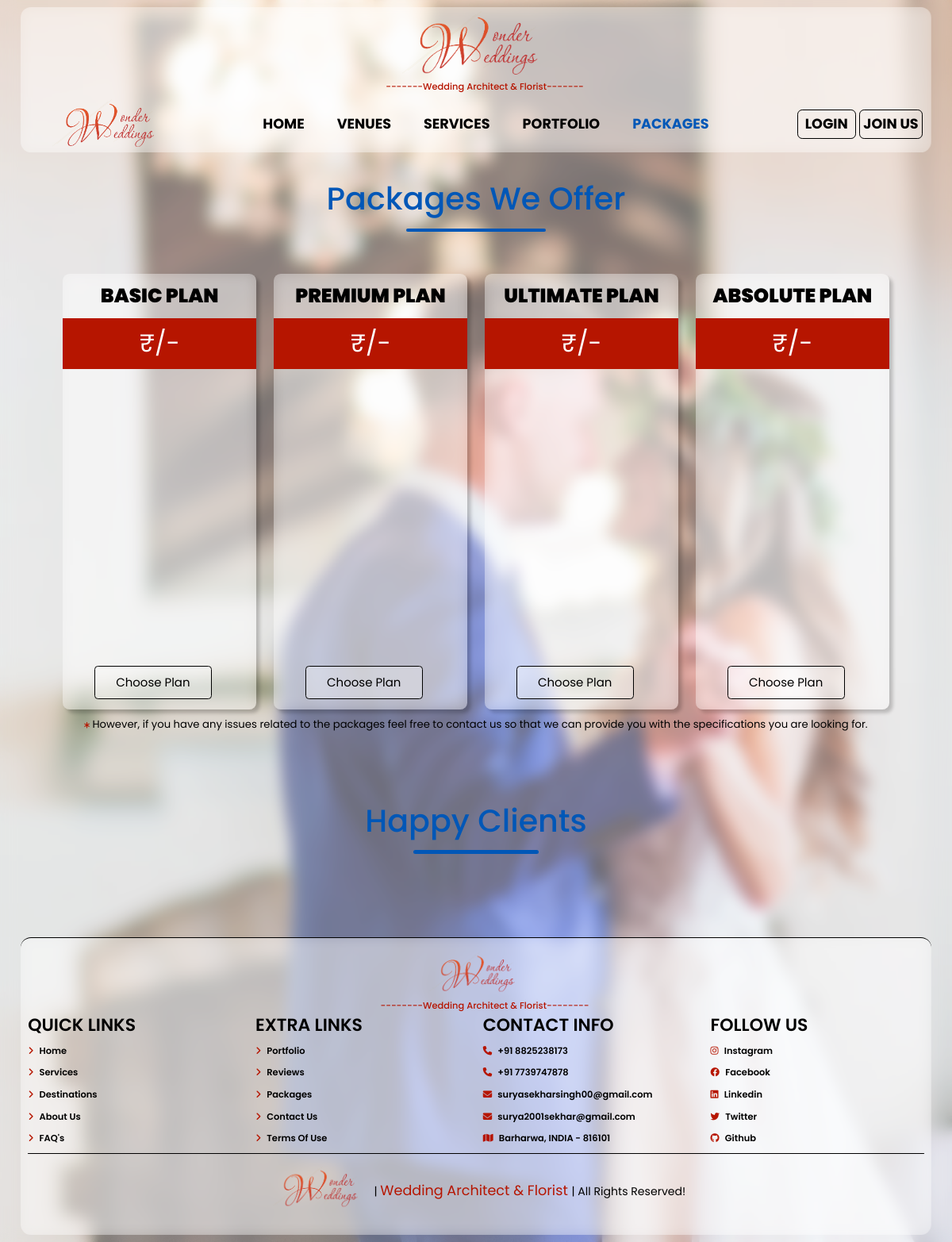
Before: /packages.php with the older database file.
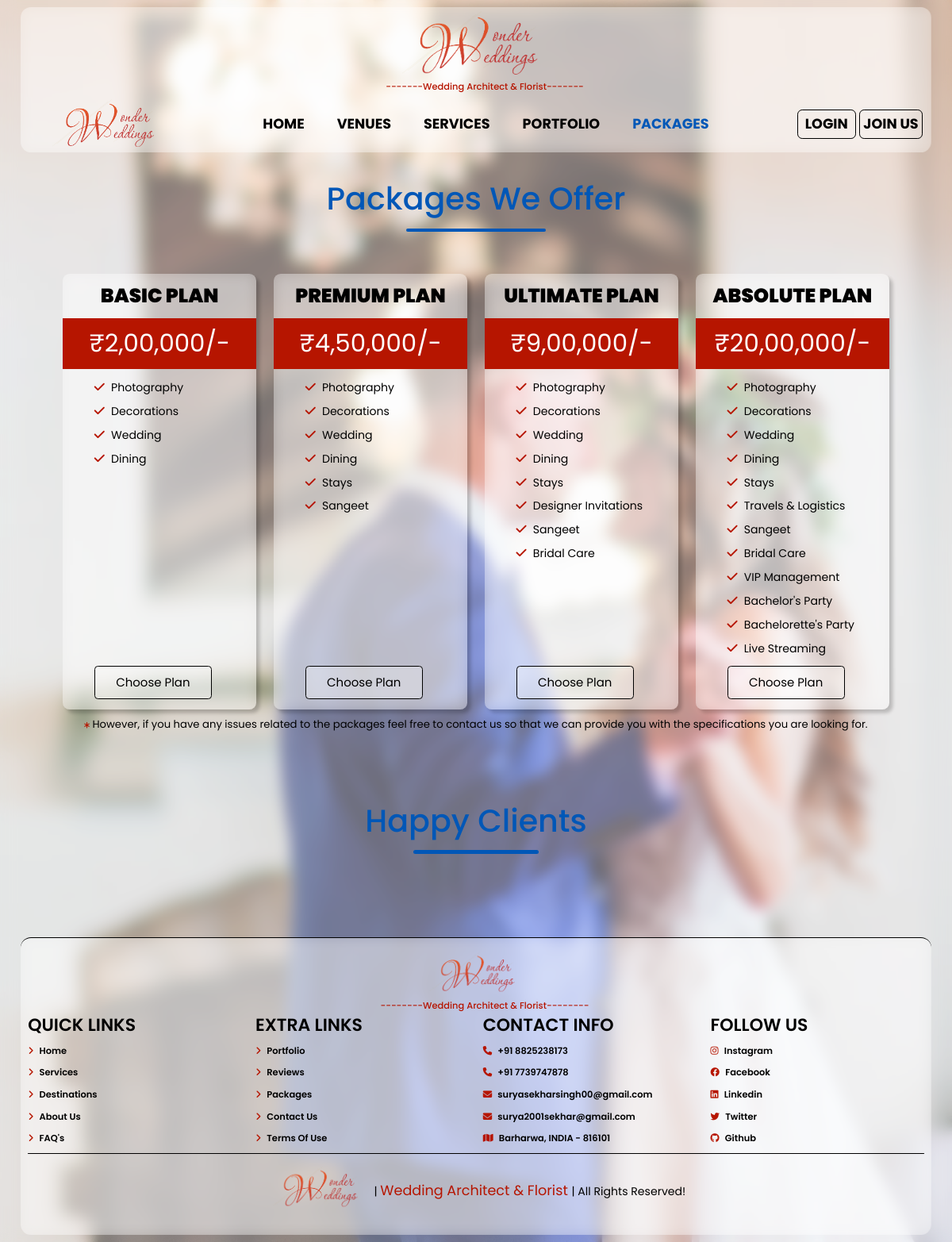
After: the same page with the newer database file.
### tables this page shows
CREATE TABLE `packages` (
  `id` tinyint(4) DEFAULT NULL,
  `services` varchar(40) DEFAULT NULL
);

### packages.php (the view, shortened to what this page needs)
<?php
    include("include/db_connect.php");
    $res = mysqli_query($conn,"select plan,price from pricing");
    $price = array();
    while($row = mysqli_fetch_assoc($res)){
        $price[$row['plan']] = preg_replace("/(\d+?)(?=(\d\d)+(\d)(?!\d))(\.\d+)?/i", "$1,", $row['price']);
    }
?>
<!DOCTYPE html>
<html lang="en">
<head>
    <?php  include("include/head_links.php");?>
    <link rel="stylesheet" type="text/css" href="css/styleVenues.css" />
</head>
<body class="body">
    <div class="container">
        <?php include("include/header.php"); ?>
        <section class="packages">
            <div class="info">
                <h3>packages we offer</h3>
                <div class="title-dash" style="width:20rem;"></div>
            </div>
            <div class="box-container">
                <div class="box">
                    <h3>basic plan</h3>
                    <div class="price">₹<?=$price['basic']?>/-</div>
                    <div class="list">
                        <?php
                            $result = mysqli_query($conn,"select services from packages where id=1");
                            while($rows = mysqli_fetch_assoc($result)){
                                echo '<p><i class="fas fa-check"></i> ' . $rows['services'] . '</p>';
                            }
                        ?>
                    </div>
                    <a href="" class="button">Choose plan</a>
                </div>
                <div class="box">
                    <h3>premium plan</h3>
                    <div class="price">₹<?=$price['premium']?>/-</div>
                    <div class="list">
                        <?php
                            $result = mysqli_query($conn,"select services from packages where id=2");
                            while($rows = mysqli_fetch_assoc($result)){
                                echo '<p><i class="fas fa-check"></i> ' . $rows['services'] . '</p>';
                            }
                        ?>
                    </div>
                    <a href="" class="button">choose plan</a>
                </div>
                <div class="box">
                    <h3>ultimate plan</h3>
                    <div class="price">₹<?=$price['ultimate']?>/-</div>
                    <div class="list">
                        <?php
                            $result = mysqli_query($conn,"select services from packages where id=3");
                            while($rows = mysqli_fetch_assoc($result)){
                                echo '<p><i class="fas fa-check"></i> ' . $rows['services'] . '</p>';
                            }
                        ?>
                    </div>
                    <a href="" class="button">choose plan</a>
                </div>
                <div class="box">
                    <h3>absolute plan</h3>
                    <div class="price">₹<?=$price['absolute']?>/-</div>
                    <div class="list">
                        <?php
                            $result = mysqli_query($conn,"select services from packages where id=4");
                            while($rows = mysqli_fetch_assoc($result)){
                                echo '<p><i class="fas fa-check"></i> ' . $rows['services'] . '</p>';
                            }
                        ?>
                    </div>
                    <a href="" class="button">choose plan</a>
                </div>
            </div>
            <p style="text-align:center;margin-top:1rem;color:var(--pure-black);font-size:1.5rem;"><span
                    style="color:var(--red);font-size:1rem;"><i class="fa-solid fa-asterisk"></i></span> However, if you
                have any issues related to the packages feel free to contact us so that we can provide you with the
                specifications you are looking for.</p>
        </section>
        <section class="reviews">
            <div class="info">
                <h3>happy clients</h3>
                <div class="title-dash" style="width:18rem;"></div>
            </div>
        </section>
        <?php include("include/footer.php"); ?>
    </div>
</body>
</html>

### include/head_links.php (shortened to what this page needs)
<link href="https://cdn.jsdelivr.net/npm/bootstrap@5.3.0/dist/css/bootstrap.min.css" rel="stylesheet"
>
<link rel="stylesheet" href="https://cdnjs.cloudflare.com/ajax/libs/font-awesome/6.3.0/css/all.min.css">
<link rel="stylesheet" href="https://cdn.jsdelivr.net/npm/swiper@9/swiper-bundle.min.css" />
<link rel="stylesheet" type="text/css" href="css/style.css">

### include/header.php (shortened to what this page needs)
<?php
echo '<div class="main-header">
    <div class="logo-header">
        <a href="index.php" class="logo">
            <img src="images/logo/wonder-wedding.png" alt="Wonder Weddings" style="width:20rem;transform:scale(1.2,1.2)"/>
        </a>
        <h4>-------Wedding Architect & Florist-------</h4>
    </div>
    <div class="header">
        <a href="index.php">
            <img src="images/logo/wonder-wedding.png" alt="Wonder Weddings" style="width:15rem;margin-right:10rem;margin-left:3rem;transform:scale(1.2,1.2)"/>
        </a>
        <a href="index.php">Home</a>
        <a href="venues.php">venues</a>
        <a href="service.php">Services</a>
        <a href="portfolio.php">portfolio</a>
        <a href="packages.php">packages</a>';
if(isset($_SESSION['loggedin']) && $_SESSION['loggedin'] == true){
    echo '<div class="account">
        <p><span class="icon"><i class="fa-regular fa-user"></i></span> ' . $_SESSION['username'] . '</p>
        <a href="logout.php" class="btn " style="font-size:1.7rem;padding:.5rem;border-radius:.7rem;border:var(--border);margin:.2rem 1.2rem .2rem 1rem;color:var(--pure-black);">Logout</a>
    </div>';
}
else{
    echo '<div class="account">
            <a href="login.php" class="btn px-3"
                style="font-size:1.7rem;padding:.5rem;margin-right:0;border-radius:.7rem;border:var(--border);margin-left:5rem;color:var(--pure-black);">Login</a>
            <a href="signup.php" class="btn "
                style="font-size:1.7rem;padding:.5rem;margin-left:.5rem;border-radius:.7rem;border:var(--border);margin-right:1.2rem;color:var(--pure-black);">Join Us</a>
        </div>';
}
    echo '</div>
    </div>';
?>

### include/footer.php
<head>
</head>
<section class="footer">
        <div class="logo-info" style="display:block;text-align:center;border-radius:1.5rem;">
            <img src="images/logo/wonder-wedding.png" alt="not found" style="width:15rem;height:8rem;">
            <h4 style="color:var(--red);margin-left:2.5rem;font-size:1.3rem;margin-top:0;padding-top:0;">--------Wedding Architect & Florist--------</h4>
        </div>
        <div class="box-container">
            <div class="box">
                <h3>quick links</h3>
                <a href="index.php"> <i class="fas fa-angle-right"> </i> Home</a>
                <a href="service.php"> <i class="fas fa-angle-right"> </i> Services</a>
                <a href="venues.php"> <i class="fas fa-angle-right"> </i> destinations</a>
                <a href="about.php"> <i class="fas fa-angle-right"> </i> about us</a>
                <a href="faq.php"> <i class="fas fa-angle-right"> </i> FAQ's</a>
            </div>
            <div class="box">
                <h3>extra links</h3>
                <a href="portfolio.php"> <i class="fas fa-angle-right"> </i> portfolio</a>
                <a href="reviews.php"> <i class="fas fa-angle-right"> </i> reviews</a>
                <a href="packages.php"> <i class="fas fa-angle-right"> </i> Packages</a>
                <a href="contact.php"> <i class="fas fa-angle-right"> </i> contact us</a>
                <a href="terms.php"> <i class="fas fa-angle-right"> </i> terms of use</a>
            </div>
            <div class="box">
                <h3>contact info</h3>
                <a href="tel:8825238173"> <i class="fas fa-phone"> </i> +91 8825238173 </a>
                <a href="tel:7739747878"> <i class="fas fa-phone"> </i> +91 7739747878 </a>
                <a href="mailto:suryasekharsingh00@gmail.com" style="text-transform:none;">
                    <i class="fas fa-envelope"> </i> suryasekharsingh00@gmail.com</a>
                <a href="mailto:surya2001sekhar@gmail.com" style="text-transform:none;">
                    <i class="fas fa-envelope"> </i> surya2001sekhar@gmail.com</a>
                <a href="contact.php"> <i class="fas fa-map"> </i> Barharwa, INDIA - 816101</a>
            </div>
            <div class="box">
                <h3>follow us</h3>
                <a href="https://www.instagram.com/" target="_blank"> <i class="fab fa-instagram"> </i> instagram</a>
                <a href="https://www.facebook.com/"target="_blank"> <i class="fab fa-facebook"> </i> facebook</a>
                <a href="https://www.in.linkedin.com/" target="_blank"> <i class="fab fa-linkedin"> </i> linkedin</a>
                <a href="https://www.twitter.com" target="_blank"> <i class="fab fa-twitter"> </i> twitter</a>
                <a href="https://github.com/SuryaSekharSingh/Wonder-Weddings" target="_blank"> <i class="fab fa-github"> </i> github</a>
            </div>
        </div>
    <p class="credit">
        <span><img src="images/logo/wonder-wedding.png" alt="not found" style="width:15rem;height:8rem;" /></span> | <span style="color:var(--red);font-size:2rem;font-family:'Poppins';">Wedding Architect & Florist </span> | All rights reserved!
    </p>
</section>

### css/style.css (style rules this page uses)
* { padding:0; margin:0; box-sizing: border-box; font-family: 'Poppins', sans-serif; border:none; text-decoration: none; outline:none; }
:root { --white:#fff; --black:rgb(80, 79, 80); --pure-black:#000; --blue:rgb(0, 87, 183); --red:rgb(182, 21, 0); --transparent-white:rgba(255,255,255,.3); --transparent-black:rgba(0,0,0,.6); --border:.2rem solid var(--pure-black); --box-shadow: .5rem .5rem .5rem rgba(0,0,0,0.2); --box-shadow-hover: rgba(0, 0, 0, 0.25) 0px 54px 55px, rgba(0, 0, 0, 0.12) 0px -12px 30px, rgba(0, 0, 0, 0.12) 0px 4px 6px, rgba(0, 0, 0, 0.17) 0px 12px 13px, rgba(0, 0, 0, 0.09) 0px -3px 5px; --brownish:rgb(173, 150, 80); --green:rgb(21, 115, 71); }
html { font-size:60.5%; overflow-x: hidden; }
section { padding:1rem; }
.body { background-image: url(../images/wedding-background.webp); opacity:1; background-size: cover; background-position: center; background-attachment: fixed; position: relative; }
.container { max-width:100%; padding: 1rem 2rem; background-color: var(--transparent-white); backdrop-filter: blur(1rem); }
.button { display: inline-block; padding:1rem 3rem; border:var(--border); background: var(--transparent-white); color:var(--pure-black); border-radius: .5rem; font-size:1.7rem; user-select: none; text-decoration: none; text-transform: capitalize; margin-top:1rem; }
.header { display: flex; min-height: 8rem; align-items: center; justify-content: space-between; text-transform:capitalize; position:sticky; top:0; }
.header a { margin-left:2rem; color:var(--pure-black); font-size: 2rem !important; font-family: 'Poppins' , 'Frank Ruhl Libre' , sans-serif; text-transform: uppercase; font-weight: 700; text-decoration: none; transition: .2s linear; }
.current-page { color: var(--blue) !important; }
.footer { display:list-item; list-style-type: none; background:var(--transparent-white); backdrop-filter:blur(.9rem); border-top: var(--border); border-radius: 1.5rem; text-transform: capitalize; margin:1rem; margin-bottom: 0rem; }
.footer .box-container { display: grid; grid-template-columns: repeat(auto-fit,minmax(25rem,1fr)); gap:2rem; }
.footer .box-container .box h3 { font-size:2.5rem; font-weight: 600; color:var(--pure-black); text-transform: uppercase; }
.footer .box-container .box a { display:block; color:var(--pure-black); font-size:1.3rem; font-weight: 600; padding:.6rem 0; text-decoration: none; }
.footer .box-container .box a i { padding-right:.5rem; transition:.2s linear; color:var(--red); }
.footer .credit { text-align: center; color:var(--pure-black); font-size: 1.6rem; margin-top: .5rem; border-top: var(--border); padding: .8rem 0; }
.footer .credit span { color:var(--red); font-size: 4rem; font-family: 'Dancing Script' , 'Frank Ruhl Libre'; }
.title-dash { background-color: var(--blue); height:.5rem; width:50rem; margin:auto; border-radius: 1rem; }
@media (max-width:1250px) { html { font-size: 55%; } }

### include/header.php (style rules this page uses)
.main-header { border-radius: 1.5rem; background-color: var(--transparent-white); backdrop-filter: blur(1rem); margin:0 1rem; position:relative; }
.logo-header { display: block; text-align: center; border-radius: 1rem; }
.logo-header h4 { color: var(--red); margin-left: 2.5rem; font-size: 1.3rem; margin-top: 0; padding-top: 0; }
.account { display:flex; margin-left: 5rem; }

Changed rows visible on the page:
added packages: services "Photography", shown under "BASIC PLAN"
added packages: services "Decorations", shown under "BASIC PLAN"
added packages: services "Wedding", shown under "BASIC PLAN"
added packages: services "Dining", shown under "BASIC PLAN"
added packages: services "Photography", shown under "PREMIUM PLAN"
added packages: services "Decorations", shown under "PREMIUM PLAN"
added packages: services "Wedding", shown under "PREMIUM PLAN"
added packages: services "Dining", shown under "PREMIUM PLAN"
added packages: services "Stays", shown under "PREMIUM PLAN"
added packages: services "Sangeet", shown under "PREMIUM PLAN"
added packages: services "Photography", shown under "ULTIMATE PLAN"
added packages: services "Decorations", shown under "ULTIMATE PLAN"
added packages: services "Wedding", shown under "ULTIMATE PLAN"
added packages: services "Dining", shown under "ULTIMATE PLAN"
added packages: services "Stays", shown under "ULTIMATE PLAN"
added packages: services "Designer Invitations", shown under "ULTIMATE PLAN"
added packages: services "Sangeet", shown under "ULTIMATE PLAN"
added packages: services "Bridal Care", shown under "ULTIMATE PLAN"
added packages: services "Photography", shown under "ABSOLUTE PLAN"
added packages: services "Decorations", shown under "ABSOLUTE PLAN"
added packages: services "Wedding", shown under "ABSOLUTE PLAN"
added packages: services "Dining", shown under "ABSOLUTE PLAN"
added packages: services "Stays", shown under "ABSOLUTE PLAN"
added packages: services "Travels & Logistics", shown under "ABSOLUTE PLAN"
added packages: services "Sangeet", shown under "ABSOLUTE PLAN"
added packages: services "Bridal Care", shown under "ABSOLUTE PLAN"
added packages: services "VIP Management", shown under "ABSOLUTE PLAN"
added packages: services "Bachelor's Party", shown under "ABSOLUTE PLAN"
added packages: services "Bachelorette's Party", shown under "ABSOLUTE PLAN"
added packages: services "Live Streaming", shown under "ABSOLUTE PLAN"
Other visible differences:
$price['basic']: (not shown) → "2,00,000"
$price['premium']: (not shown) → "4,50,000"
$price['ultimate']: (not shown) → "9,00,000"
$price['absolute']: (not shown) → "20,00,000"
